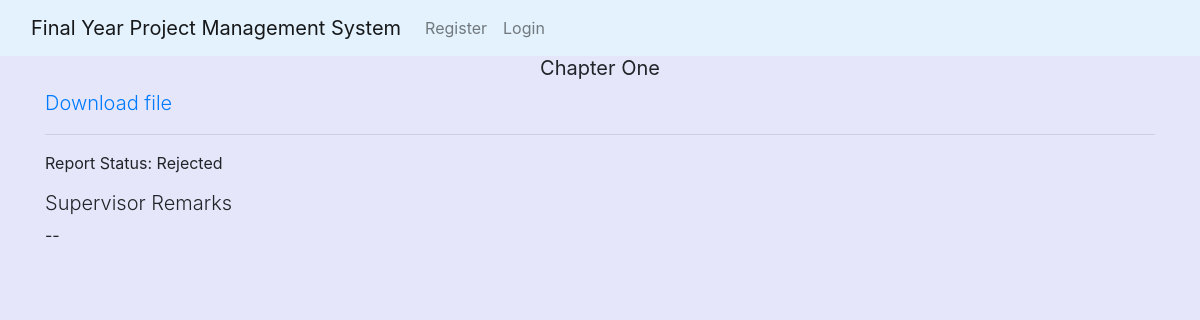
/report_detail/2/, run on the app's committed database.
### main/models.py (models this page shows, shortened)
class Report(models.Model):
	title = models.CharField(max_length=100, null=True)
	file = models.FileField(upload_to="files", null=True)
	date_posted = models.DateTimeField(auto_now_add=True)
	student = models.ForeignKey(User, on_delete=models.CASCADE)
	supervisor = models.ForeignKey(Supervisor, on_delete=models.CASCADE)
	status = models.CharField(max_length=50, choices=status, default="Pending")
	supervisor_remarks = models.TextField(default="--", blank=True, null=True)

### main/views.py (the view)
# urls.py: path('report_detail/<int:pk>/', ReportDetail.as_view(), name="report_detail"),
class ReportDetail(DetailView):
	model = Report
	context_object_name = 'report'
	template_name = 'main/report_detail.html'

### main/templates/main/report_detail.html (shortened to what this page needs)
{% extends 'main/base.html' %}
{% block body %}
		<h4 class="lead text-center"><b>{{report.title}}</b></h4>
		<a href="{{report.file.url}}" class="lead">Download file</a>
		<hr />
		<p>Report Status:  {{report.status}}</p>
		<h5 class="lead">Supervisor Remarks</h5>
		<p>{{report.supervisor_remarks}}</p>
{% endblock %}

### data on the page
Report: title "Chapter One", status "Rejected", supervisor_remarks "--"
